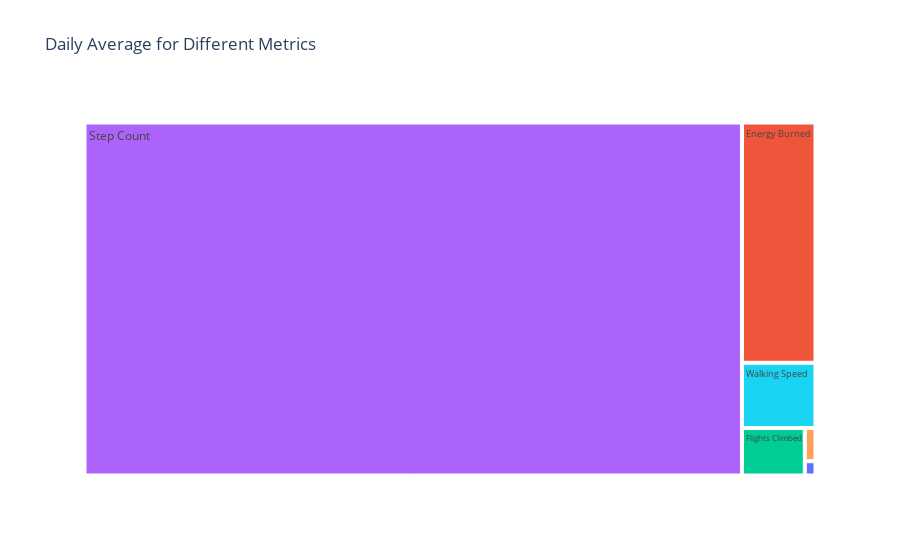

The code cell stored with this chart in its notebook:
### Code cell
#Reshape data for Treemap
daily_avg_metrics=data.groupby("Date").mean().reset_index()

daily_avg_metrics_melted=daily_avg_metrics.melt(id_vars=["Date"],
                                              value_vars=["Step Count","Distance",
                                                        "Energy Burned","Flights Climbed",
                                                        "Walking Double Support Percentage",
                                                        "Walking Speed"])

#Treemap of Daily Avg for Different Metrics Over Several Weeks
Treemap=px.treemap(daily_avg_metrics_melted,
                  path=["variable"],
                  values="value",
                  color="variable",
                  hover_data=["value"],
                  title="Daily Average for Different Metrics")

Treemap.show()

### Figure 1 — Plotly figure (JSON) as saved in the notebook; plotly's stock layout.template omitted (floating-point values rounded to 4 significant figures)
{"data": [{"branchvalues": "total", "customdata": [[1.536, "Distance"], [177.4, "Energy Burned"], [29.95, "Flights Climbed"], [2329.0, "Step Count"], [3.566, "Walking Double Support Percentage"], [48.2, "Walking Speed"]], "domain": {"x": [0, 1], "y": [0, 1]}, "hovertemplate": "labels=%{label}<br>value=%{customdata[0]}<br>parent=%{parent}<br>id=%{id}<br>variable=%{customdata[1]}<extra></extra>", "ids": ["Distance", "Energy Burned", "Flights Climbed", "Step Count", "Walking Double Support Percentage", "Walking Speed"], "labels": ["Distance", "Energy Burned", "Flights Climbed", "Step Count", "Walking Double Support Percentage", "Walking Speed"], "marker": {"colors": ["#636efa", "#EF553B", "#00cc96", "#ab63fa", "#FFA15A", "#19d3f3"]}, "name": "", "parents": ["", "", "", "", "", ""], "type": "treemap", "values": [1.536, 177.4, 29.95, 2329.0, 3.566, 48.2]}], "layout": {"legend": {"tracegroupgap": 0}, "title": {"text": "Daily Average for Different Metrics"}}}
